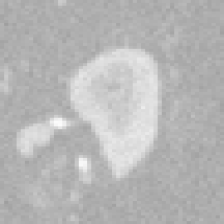
#> input picture data/classification/kidney_rois/case_00001_z331.png, 224 x 224 px; its folder holds 3 pictures in this run
$ python check_rois_v2_analysis.py
#> lines starting #> are read from the running program, lines starting #| are printed output that depends on the picture
import os
import random

import cv2
import numpy as np
import matplotlib.pyplot as plt


ROOT = os.path.abspath(os.path.join(os.path.dirname(__file__), "..", ".."))
ROI_DIR = os.path.join(ROOT, "data", "classification", "kidney_rois")


def show_random_rois(n_samples: int = 16):
    files = [
        f for f in os.listdir(ROI_DIR)
        if f.lower().endswith(".png")
    ]

    if len(files) == 0:
        print("[ERROR] No ROI images found in:", ROI_DIR)
        return

    n_samples = min(n_samples, len(files))
    random.shuffle(files)
    samples = files[:n_samples]

    cols = 4
    rows = int(np.ceil(n_samples / cols))

    plt.figure(figsize=(12, 3 * rows))
    for i, fname in enumerate(samples, start=1):
        img_path = os.path.join(ROI_DIR, fname)
        img = cv2.imread(img_path, cv2.IMREAD_GRAYSCALE)

        plt.subplot(rows, cols, i)
        plt.imshow(img, cmap="gray")
        plt.title(fname, fontsize=8)
        plt.axis("off")

    plt.tight_layout()
    plt.show()


def check_roi_contrast(std_threshold: float = 8.0):
#> called with std_threshold = 8
    files = [
        f for f in os.listdir(ROI_DIR)
        if f.lower().endswith(".png")
    ]

    total = len(files)
    if total == 0:
        print("[ERROR] No ROI images found in:", ROI_DIR)
        return

    low_contrast = 0

    for fname in files:
        img_path = os.path.join(ROI_DIR, fname)
        img = cv2.imread(img_path, cv2.IMREAD_GRAYSCALE)
#> img is the input picture: shape (224, 224); min 159, max 251, mean 183.1
        if img is None:
            continue

        std = float(np.std(img))
#> std = 16.59
        if std < std_threshold:
            low_contrast += 1

    print("Total ROIs:", total)
    print(f"Low-contrast (< {std_threshold}) ROIs:", low_contrast)
    print("Percentage low-contrast: {:.2f}%".format(100.0 * low_contrast / total))


def main():
    print("[INFO] ROI folder:", ROI_DIR)
    check_roi_contrast(std_threshold=8.0)
    print("\n[INFO] Showing some random ROIs for visual inspection...")
    show_random_rois(n_samples=16)
#> in show_random_rois, `plt.show()`:
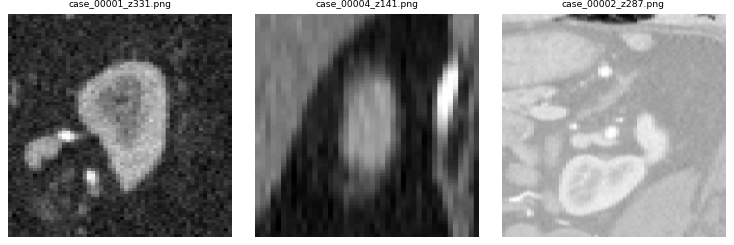
#> figure drawn by matplotlib, 3 panels


if __name__ == "__main__":
    main()
